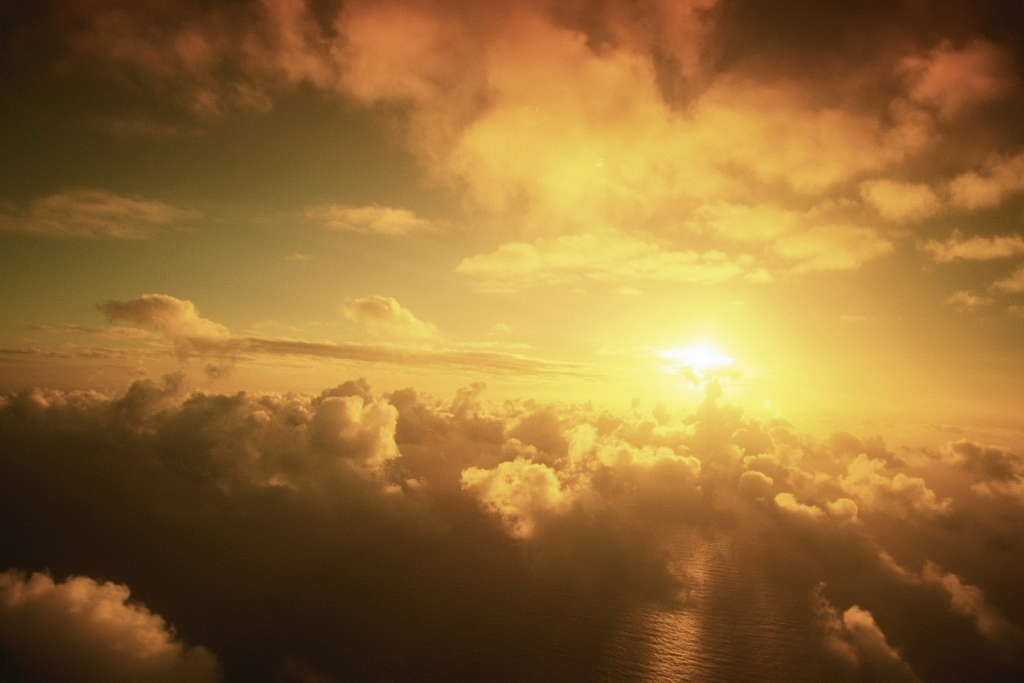
#> input picture COPY.jpg, 2048 x 1365 px (shown at 1/2 size)
$ python faceAlgorithm.py   (Python 2 division)
#> lines starting #> are read from the running program, lines starting #| are printed output that depends on the picture

import numpy as np
import cv2
#from PIL import Image, ImageFilter
from matplotlib import pyplot as plt
from filters import *
from coleman import *

import PIL.Image

from Tkinter import *
from tkFileDialog import askopenfilename
import Tkinter
import tkFileDialog


# [58 lines left out: function isTrue, not called in this run]


	#filterAlgorithm2(imgz, originalIm)
	#print('THIS IS HOW MANY TIMES IT OPENS THE IMAGE',check)


face_cascade = cv2.CascadeClassifier('haarcascade_frontalface_default.xml')
eye_cascade = cv2.CascadeClassifier('haarcascade_eye.xml')

# lets the user pick an image.

file = Tkinter.Tk()
file.withdraw()
filename = tkFileDialog.askopenfilename(parent=file)
#> the answer given: COPY.jpg
# This is where I will bring the place as to where the user will set the image.


img = cv2.imread(filename)
#> img is the input picture: shape (1365, 2048, 3); mean B, G, R 51.7, 107.1, 146.3

cv2.imwrite('COPY.jpg', img)

gray = cv2.cvtColor(img, cv2.COLOR_BGR2GRAY)
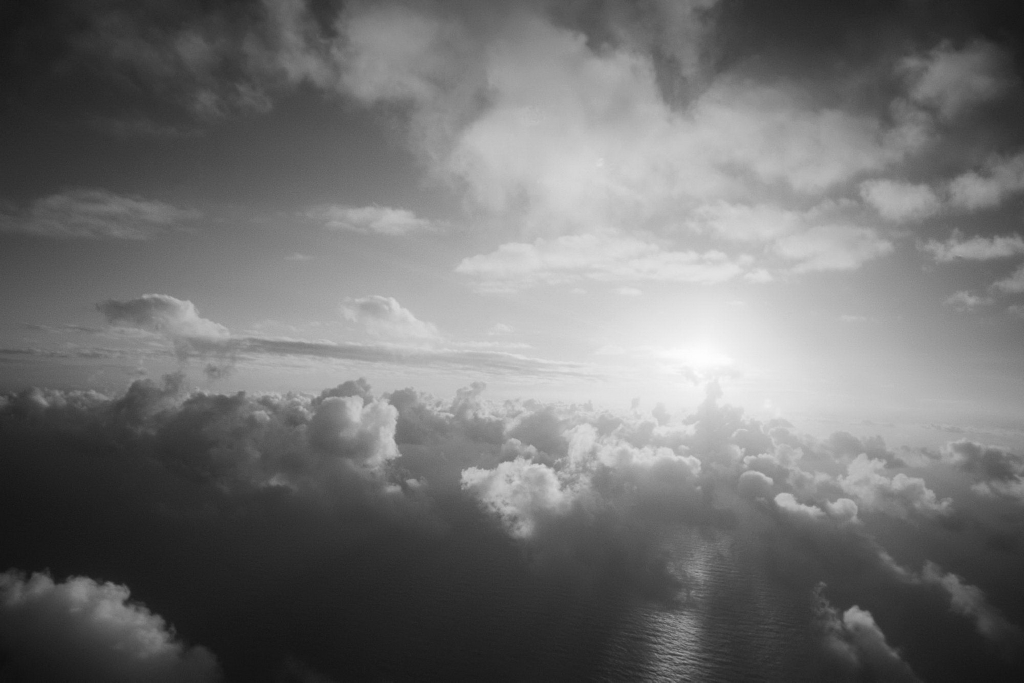
#> gray: shape (1365, 2048) (shown at 1/2 size); min 14, max 254, mean 112.6

#cv2.imshow('image', gray)
#cv2.waitKey(0)
#cv2.destroyAllWindows()

############################################################################################################

faces = face_cascade.detectMultiScale(gray, 1.3, 5)
#> faces = ()

counter1 = 0
counter2 = 0


#print(faces[0])
#print(faces[1])
#print(counter1)


for (x,y,w,h) in faces:
    counter1 = counter1+1


    #cv2.rectangle(img,(x,y),(x+w,y+h),(255,0,0),2)
    roi_gray = gray[y:y+(h), x:x+(w)]

    #print("gray", roi_gray)


    roi_color = img[y:y+(h/2+ 55), x:x+(w)]
    #crop_img = roi_color


    eyes = eye_cascade.detectMultiScale(roi_gray)


    for (ex,ey,ew,eh) in eyes:
    	#cv2.rectangle(roi_color,(ex,ey),(ex+ew,ey+eh),(0,255,0),2)
	counter2 = counter2+1
#> this loop made 0 passes
#> after the loop, counter1 = 0; counter2 = 0
	#print(counter2)
print("TESTING UNDER HERE")
list1 = []
list2 = []


#img2 = cv2.imread('obama-best.jpg')
gray2 = cv2.cvtColor(img, cv2.COLOR_BGR2GRAY)


onef = 0
twof = 0
threef = 0
fourf = 0

onee = 0
twoe = 0
threee = 0
foure = 0

truex = 0
truey = 0
truew = 0
trueh = 0

counterf = 0

for (fx, fy, fw, fh) in (faces):
     counterf = counterf + 1
     #print(counterf)


     #print(fx,fy,fw,fh)
     onef = fx
     twof = fy
     threef = fw
     fourf = fh

     print("FACES")
     print(onef, twof, threef, fourf)
     roi_gray2 = gray2[fy:fy+(fh), fx:fx+(fw)]

     eyes2 = eye_cascade.detectMultiScale(roi_gray2)


     for(xe, ye, we, he) in (eyes2):

	 onee = xe
	 twoe = ye
	 threee = we
	 foure = he


	 print("EYES")
	 print(onee, twoe, threee, foure)
     if(threef > threee):
		truex = onef
		truey = twof
		truew = threef
		trueh = threef

		print("THIS IS THE TRUE FACE COORDINATES", truex, truey, truew, trueh)
		crop_image = img[truey:truey+trueh, truex:truex+truew]

		print('PASSES')
		isTrue(crop_image, counterf, truex, truey, truew, trueh)


# CHANGES DONE BELOW THIS LINE

##############################################################################################################


#print(roi_gray)
##################################################################################################
#TESTING FOR MOUTH DETECTION
# CODE SHOWS A LOT OF RECTANGLES ACROSS THE FACE.
"""

for (x,y,w,h) in faces:

    cv2.rectangle(img,(x,y),(x+w,y+h),(255,0,0),2)
    roi_gray = gray[y:y+(h), x:x+(w)]


    roi_color = img[y:y+(h), x:x+(w)]

   # print(crop_img)


    smile = smile_cascade.detectMultiScale(roi_gray)
    for(xe, ye, we, hw) in smile:
	cv2.rectangle(roi_color, (xe, ye), (xe+we, ye+hw), (0, 0, 0), 2)

cv2.imshow('image', img)
cv2.waitKey(0)
"""


# [7 lines of commented-out code are left out]


"""
CODE TO SHOW ORIGINAL IMAGE WITH FACE DETECTION ALGORITHM.

cv2.imshow('image',img)
cv2.waitKey(0)
cv2.destroyAllWindows()

"""
"""
ORIGINAL CODE TO CROP IMAGE

img = cv2.imread("")
crop_img = img[200:400, 100:300] # Crop from x, y, w, h -> 100, 200, 300, 400
# NOTE: its img[y: y + h, x: x + w] and *not* img[x: x + w, y: y + h]
cv2.imshow("cropped", crop_img)
cv2.waitKey(0)
"""


$ run again, with shakira.jpg copied over COPY.jpg
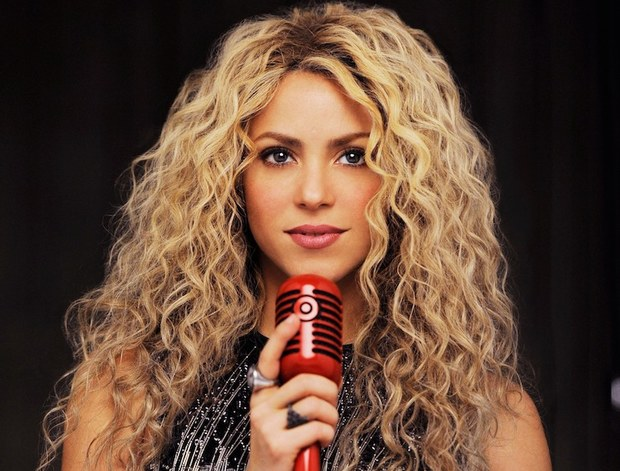
#> input picture shakira.jpg, 620 x 471 px
#> img is the input picture: shape (471, 620, 3); mean B, G, R 53.8, 70.4, 98.2
#> faces = [[217, 81, 195, 195]]
#> the loop `for (x,y,w,h) in faces:` made 1 pass
#> (x, y, w, h, counter1, eyes) on pass 1: (217, 81, 195, 195, 1, [[37, 53, 44, 44], [108, 51, 48, 48]])
#> after the loop `for (x,y,w,h) in faces:`: counter1 = 1; counter2 = 2
#> onef = 217
#> twof = 81
#> threef = 195
#| 217 81 195 195
#> eyes2 = [[37, 53, 44, 44], [108, 51, 48, 48]]
#> the loop `for(xe, ye, we, he) in (eyes2): ` made 2 passes
#> (xe, ye, we, he, onee, twoe, threee, foure) on passes 1 to 2: (37, 53, 44, 44, 37, 53, 44, 44), (108, 51, 48, 48, 108, 51, 48, 48)
#> (printed output is left out)
#> truex = 217
#> truey = 81
#> truew = 195
#| THIS IS THE TRUE FACE COORDINATES 217 81 195 195
#> in isTrue, `x = truex`: x = 217
#> in isTrue, `y = truey`: y = 81
#> in isTrue, `w = truew`: w = 195
#> in extractFG, ``: x = 188
#> in extractFG, ``: y = 52
#> in extractFG, ``: w = 224
#> in extractFG, ``: h = 243
#> rect = (188, 52, 224, 243)
#> in extractFG, ``:
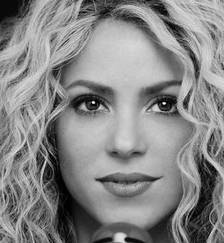
#> roi_gray: shape (243, 224); min 0, max 254, mean 134.5
#> in extractFG, ``: eyes = [[138, 82, 46, 46], [65, 81, 45, 45]]
#| [[138  82  46  46]
#|  [ 65  81  45  45]]
#> the loop in extractFG, `` made 2 passes
#> in extractFG, ``:
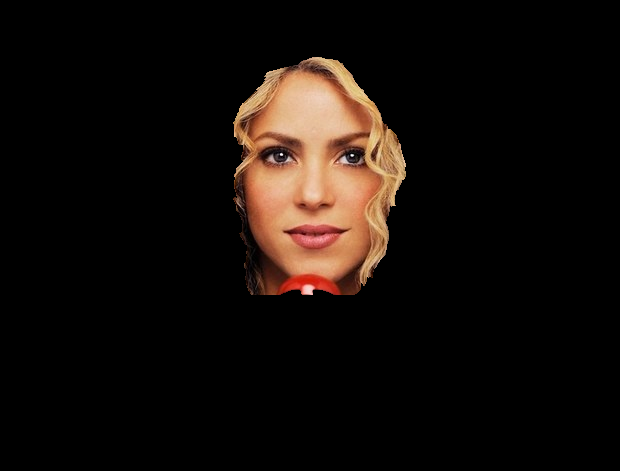
#> output: shape (471, 620, 3); mean B, G, R 9.8, 13.7, 20.2

$ run again, with newim.jpg copied over COPY.jpg
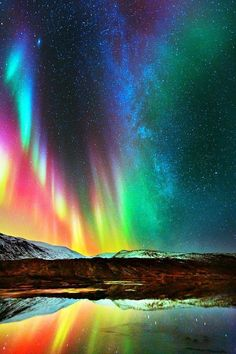
#> input picture newim.jpg, 236 x 354 px
#> img is the input picture: shape (354, 236, 3); mean B, G, R 86.7, 93.4, 74.9
#> `gray = cv2.cvtColor(img, cv2.COLOR_BGR2GRAY)`:
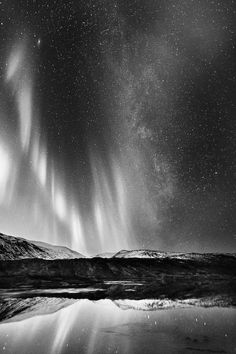
#> gray: shape (354, 236); min 0, max 251, mean 87.1
#> faces = ()
#> after the loop `for (x,y,w,h) in faces:`: counter1 = 0
